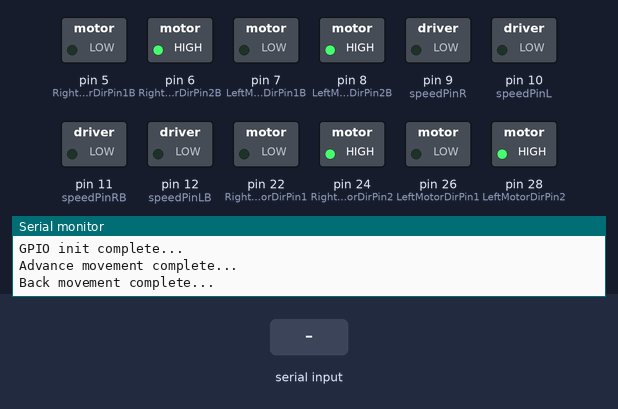
This sketch was run on a simulated Arduino Mega 2560, built with avr-gcc and run on an emulated ATmega2560. Shown: switched loads named in the sketch (green lamp = pin HIGH), the last lines printed to the serial monitor. The test bench sets the inputs (shaded band).

Above: at 2.6 s.
2.7 s: "front\n" received over the second serial link
At 3.4 s:
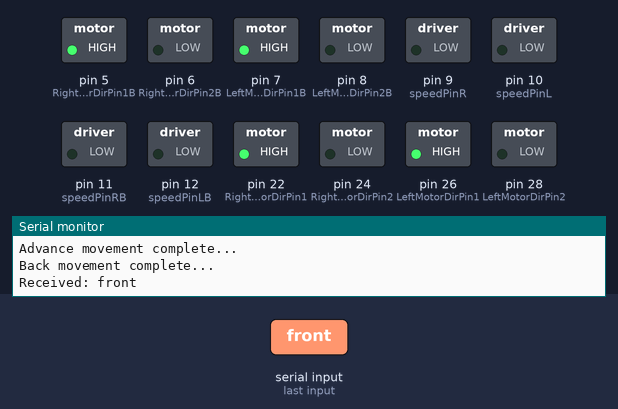
4.4 s: "back\n" received over the second serial link
At 4.5 s:
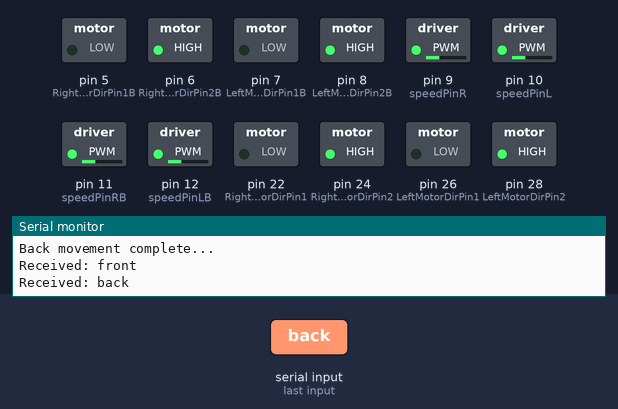
6.1 s: "diagonal_left\n" received over the second serial link
At 7.5 s:
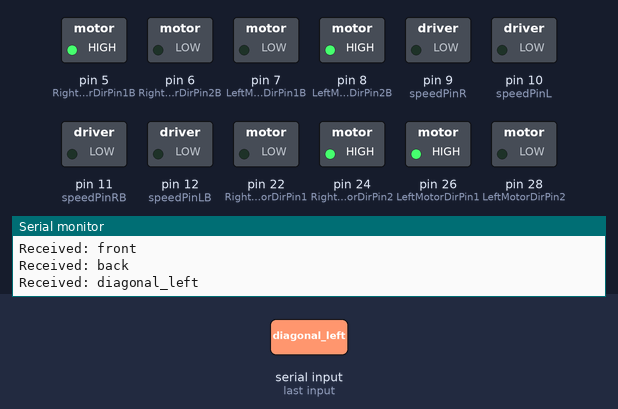
Timing chart, 0 to 9.1 s (numbered marks = the images above; inputs shaded):
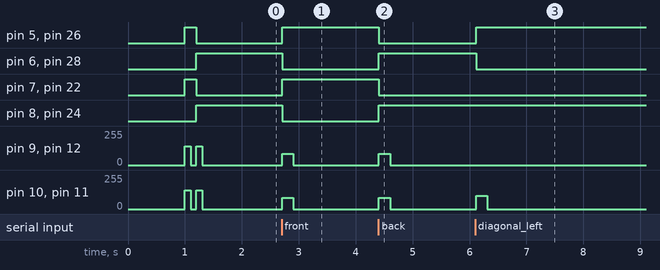

Measured:
- after the input at 2.7 s, pin 5 (RightMotorDirPin1B): LOW → HIGH at once; pin 6 (RightMotorDirPin2B): HIGH → LOW at once
- after the input at 4.4 s, pin 5 (RightMotorDirPin1B): HIGH → LOW at once; pin 6 (RightMotorDirPin2B): LOW → HIGH at once
- after the input at 6.1 s, pin 5 (RightMotorDirPin1B), pin 26 (LeftMotorDirPin1): LOW → HIGH at once; pin 6 (RightMotorDirPin2B), pin 28 (LeftMotorDirPin2): HIGH → LOW at once; pin 10 (speedPinL), pin 11 (speedPinRB): 0/255 → 100/255 at once, → 0/255 0.20 s later

The sketch:

control.ino
```cpp
#define SPEED 140 //default 140
#define TURN_SPEED 160
#define var_speed 100
#define speedPinR 9   //  Front Wheel PWM pin connect Right MODEL-X ENA
#define RightMotorDirPin1  22    //Front Right Motor direction pin 1 to Right MODEL-X IN1  (K1)
#define RightMotorDirPin2  24   //Front Right Motor direction pin 2 to Right MODEL-X IN2   (K1)
#define LeftMotorDirPin1  26    //Front Left Motor direction pin 1 to Right MODEL-X IN3 (K3)
#define LeftMotorDirPin2  28   //Front Left Motor direction pin 2 to Right MODEL-X IN4 (K3)
#define speedPinL 10   //  Front Wheel PWM pin connect Right MODEL-X ENB

#define speedPinRB 11   //  Rear Wheel PWM pin connect Left MODEL-X ENA
#define RightMotorDirPin1B  5    //Rear Right Motor direction pin 1 to Left  MODEL-X IN1 ( K1)
#define RightMotorDirPin2B 6    //Rear Right Motor direction pin 2 to Left  MODEL-X IN2 ( K1)
#define LeftMotorDirPin1B 7    //Rear Left Motor direction pin 1 to Left  MODEL-X IN3  (K3)
#define LeftMotorDirPin2B 8  //Rear Left Motor direction pin 2 to Left  MODEL-X IN4 (K3)
#define speedPinLB 12    //  Rear Wheel PWM pin connect Left MODEL-X ENB

int custom_speed(int default_max_speed, int val, int stop_val, int max_val){
  int speed;
  if(val > stop_val){
    speed = (val - stop_val) * (default_max_speed/max_val);
  } else {
    speed = (stop_val - val) * (default_max_speed/max_val);
  }
  return speed;
}

/*motor control*/
void go_advance(int speed){
   RL_fwd(speed);
   RR_fwd(speed);
   FR_fwd(speed);
   FL_fwd(speed);
}
void go_back(int speed){
   RL_bck(speed);
   RR_bck(speed);
   FR_bck(speed);
   FL_bck(speed);
}
void right_shift(int speed_fl_fwd,int speed_rl_bck ,int speed_rr_fwd,int speed_fr_bck) {
  FL_fwd(speed_fl_fwd);
  RL_bck(speed_rl_bck);
  RR_fwd(speed_rr_fwd);
  FR_bck(speed_fr_bck);
}
void left_shift(int speed_fl_bck,int speed_rl_fwd ,int speed_rr_bck,int speed_fr_fwd){
   FL_bck(speed_fl_bck);
   RL_fwd(speed_rl_fwd);
   RR_bck(speed_rr_bck);
   FR_fwd(speed_fr_fwd);
}

void left_turn(int speed){
   RL_bck(0);
   RR_fwd(speed);
   FR_fwd(speed);
   FL_bck(0);
}
void right_turn(int speed){
   RL_fwd(speed);
   RR_bck(0);
   FR_bck(0);
   FL_fwd(speed);
}
void left_back(int speed){
   RL_fwd(0);
   RR_bck(speed);
   FR_bck(speed);
   FL_fwd(0);
}
void right_back(int speed){
   RL_bck(speed);
   RR_fwd(0);
   FR_fwd(0);
   FL_bck(speed);
}
void clockwise(int speed){
   RL_fwd(speed);
   RR_bck(speed);
   FR_bck(speed);
   FL_fwd(speed);
}
void countclockwise(int speed){
   RL_bck(speed);
   RR_fwd(speed);
   FR_fwd(speed);
   FL_bck(speed);
}

void rot_right(int speed){
   RL_fwd(speed);
   RR_bck(speed);
   FR_bck(speed);
   FL_fwd(speed);
}

void rot_left(int speed){
   RL_bck(speed);
   RR_fwd(speed);
   FR_fwd(speed);
   FL_bck(speed);
}

void FR_fwd(int speed)  //front-right wheel forward turn
{
  digitalWrite(RightMotorDirPin1,HIGH);
  digitalWrite(RightMotorDirPin2,LOW);
  analogWrite(speedPinR,speed);
}
void FR_bck(int speed) // front-right wheel backward turn
{
  digitalWrite(RightMotorDirPin1,LOW);
  digitalWrite(RightMotorDirPin2,HIGH);
  analogWrite(speedPinR,speed);
}
void FL_fwd(int speed) // front-left wheel forward turn
{
  digitalWrite(LeftMotorDirPin1,HIGH);
  digitalWrite(LeftMotorDirPin2,LOW);
  analogWrite(speedPinL,speed);
}
void FL_bck(int speed) // front-left wheel backward turn
{
  digitalWrite(LeftMotorDirPin1,LOW);
  digitalWrite(LeftMotorDirPin2,HIGH);
  analogWrite(speedPinL,speed);
}

void RR_fwd(int speed)  //rear-right wheel forward turn
{
  digitalWrite(RightMotorDirPin1B, HIGH);
  digitalWrite(RightMotorDirPin2B,LOW);
  analogWrite(speedPinRB,speed);
}
void RR_bck(int speed)  //rear-right wheel backward turn
{
  digitalWrite(RightMotorDirPin1B, LOW);
  digitalWrite(RightMotorDirPin2B,HIGH);
  analogWrite(speedPinRB,speed);
}
void RL_fwd(int speed)  //rear-left wheel forward turn
{
  digitalWrite(LeftMotorDirPin1B,HIGH);
  digitalWrite(LeftMotorDirPin2B,LOW);
  analogWrite(speedPinLB,speed);
}
void RL_bck(int speed)    //rear-left wheel backward turn
{
  digitalWrite(LeftMotorDirPin1B,LOW);
  digitalWrite(LeftMotorDirPin2B,HIGH);
  analogWrite(speedPinLB,speed);
}

void stop_Stop()    //Stop
{
  analogWrite(speedPinLB,0);
  analogWrite(speedPinRB,0);
  analogWrite(speedPinL,0);
  analogWrite(speedPinR,0);
}


//Pins initialize
void init_GPIO()
{
  pinMode(RightMotorDirPin1, OUTPUT);
  pinMode(RightMotorDirPin2, OUTPUT);
  pinMode(speedPinL, OUTPUT);

  pinMode(LeftMotorDirPin1, OUTPUT);
  pinMode(LeftMotorDirPin2, OUTPUT);
  pinMode(speedPinR, OUTPUT);
  pinMode(RightMotorDirPin1B, OUTPUT);
  pinMode(RightMotorDirPin2B, OUTPUT);
  pinMode(speedPinLB, OUTPUT);

  pinMode(LeftMotorDirPin1B, OUTPUT);
  pinMode(LeftMotorDirPin2B, OUTPUT);
  pinMode(speedPinRB, OUTPUT);

  /*pinMode(A8, INPUT);
  pinMode(A8, INPUT_PULLUP);
  pinMode(A9, INPUT);
  pinMode(A9, INPUT_PULLUP);
  pinMode(A10, INPUT);
  pinMode(A10, INPUT_PULLUP);*/
  stop_Stop();
}

void setup()
{
  Serial1.begin(9600);  // UART1 communication with Jetson Nano
  Serial.begin(9600);
  init_GPIO();
  delay (1000);
  Serial.println("GPIO init complete...");

  go_advance(SPEED);
  delay(100);
  stop_Stop();
  delay(100);
  Serial.println("Advance movement complete...");

  go_back(SPEED);
  delay(100);
  stop_Stop();
  delay(100);
  Serial.println("Back movement complete...");

/*left_turn(TURN_SPEED);
      delay(1000);
      stop_Stop();
      delay(1000);

right_turn(TURN_SPEED);
     delay(1000);
     stop_Stop();
     delay(1000);

right_shift(200,200,200,200); //right shift
     delay(1000);
     stop_Stop();
     delay(1000);

left_shift(200,200,200,200); //left shift
     delay(1000);
     stop_Stop();
     delay(1000);

left_shift(200,0,200,0); //left diagonal back
     delay(1000);
     stop_Stop();
	 delay(1000);

right_shift(200,0,200,0); //right diagonal ahead
     delay(1000);
     stop_Stop();
	 delay(1000);

left_shift(0,200,0,200); //left diagonal ahead
     delay(1000);
     stop_Stop();
     delay(1000);

right_shift(0,200,0,200); //right diagonal back
     delay(1000);
     stop_Stop();
	 delay(1000);*/
}


void loop(){

  delay(20);

  if (Serial1.available()) {
    String data = Serial1.readStringUntil('\n');
    Serial.print("Received: ");
    Serial.println(data);

    if(data.equals("front") || data.equals("f")){
      go_advance(custom_speed(SPEED, 0, 83, 136));
    }

    else if(data.equals("stop") || data.equals("s")){
      stop_Stop();
    }

    else if(data.equals("back") || data.equals("b")){
      go_back(custom_speed(SPEED, 0, 83, 136));
    }

    else if(data.equals("diagonal_left") || data.equals("dl")){
      right_shift(var_speed,0,var_speed,0);
    }

    else if(data.equals("diagonal_right") || data.equals("dr")){
      left_shift(0,var_speed,0,var_speed);
    }

    else if(data.equals("turn_left") || data.equals("tl")){
      rot_right(SPEED);
    }

    else if(data.equals("turn_right") || data.equals("tr")){
      rot_left(SPEED);
    }

    else if(data.equals("rotate_right") || data.equals("rr")){
      rot_left(SPEED);
    }

    else if(data.equals("rotate_left") || data.equals("rl")){
      rot_right(SPEED);
    }

    else if(data.equals("shift_left") || data.equals("sl")){
      right_shift(var_speed,var_speed,var_speed,var_speed);
    }

    else if(data.equals("shift_right") || data.equals("sr")){
      left_shift(var_speed,var_speed,var_speed,var_speed);
    }


    else {
      Serial1.println("Invalid command");
      Serial.print("Invalid command");

    }

    delay(200);
    stop_Stop();


  }
    // Echo back the received data
    // Serial1.print(data);


  /*if ((val1 > 100) && (val_shift > 100)){
    right_shift(var_speed,0,var_speed,0);
  }
  else if ((val1 > 100) && (val_shift < 60)){
    left_shift(0,var_speed,0,var_speed);
  }
  else if ((val1 < 60) && (val_shift > 100)){
    right_shift(0,var_speed,0,var_speed);
  }
  else if ((val1 < 60) && (val_shift < 60)){
    left_shift(var_speed,0,var_speed,0);
  }
  else if (val1 > 100){
    //go_advance(SPEED);
    go_advance(custom_speed(SPEED, val1, 83, 136));
  }
  else if (val1 < 60){
    //go_back(SPEED);
    go_back(custom_speed(SPEED, val1, 83, 136));
  }
  else if (val_rot > 100){
    //right_turn(SPEED);
    rot_right(SPEED);
  }
  else if (val_rot < 60){
    //left_turn(SPEED);
    rot_left(SPEED);
  }
  else if (val_shift > 100){
    right_shift(var_speed,var_speed,var_speed,var_speed);
  }
  else if (val_shift < 60){
    left_shift(var_speed,var_speed,var_speed,var_speed);
  }
  else{
  stop_Stop();
  }*/

}
```
